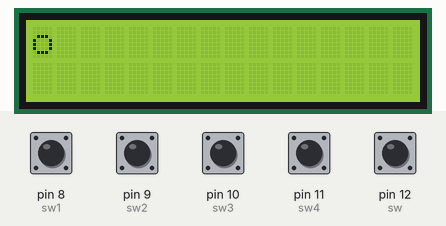
Recording of a sketch running on a simulated Arduino Uno, built with avr-gcc and run on an emulated ATmega328P. On the bench: 16×2 character LCD. Inputs (shaded band) come from the test bench; at power-on: pin 8 (sw1), pin 9 (sw2), pin 10 (sw3), pin 11 (sw4), pin 12 (sw) HIGH. What the sketch prints to the serial monitor is not drawn.

Above: at 1.2 s.
1.3 s: pin 12 (sw) pulled LOW for 0.15 s
At 1.8 s:
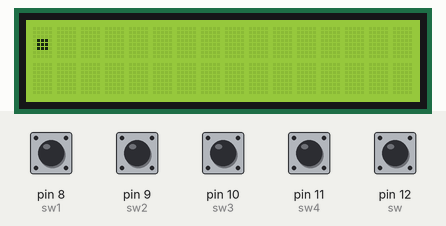
2.9 s: pin 8 (sw1) pulled LOW for 0.15 s
At 4.1 s:
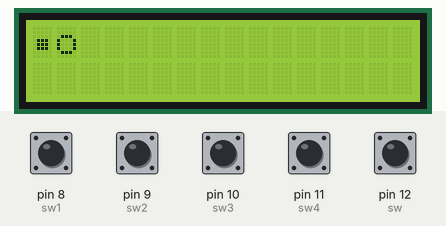
4.5 s: pin 12 (sw) pulled LOW for 1 s
At 5.6 s:
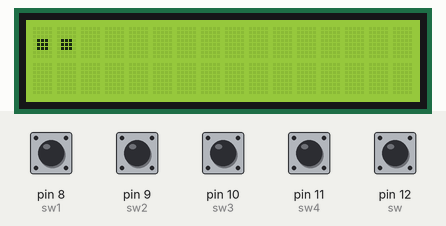
7.0 s: pin 9 (sw2) pulled LOW for 0.15 s
At 7.5 s:
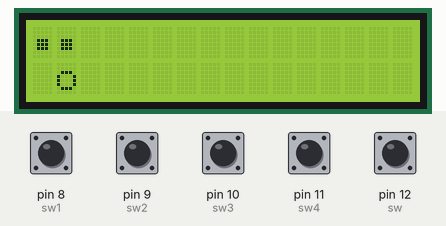
8.6 s: pin 12 (sw) pulled LOW for 0.15 s
At 9.8 s:
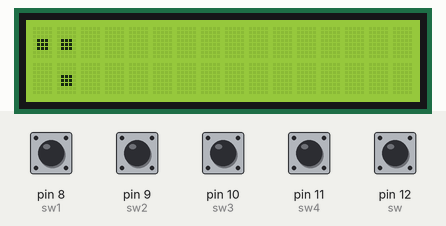
10.2 s: pin 10 (sw3) pulled LOW for 0.15 s
At 11.3 s:
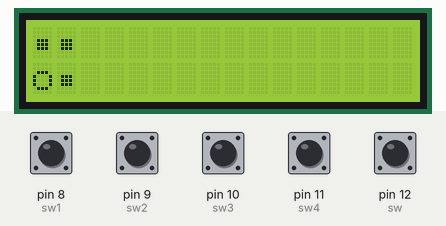
Timing chart, 0 to 12.8 s (numbered marks = the images above; inputs shaded):
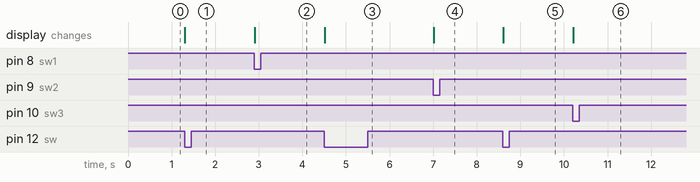

The sketch:

sketch_jan08c.ino
```cpp
#include <LiquidCrystal.h>
LiquidCrystal lcd(2, 3, 4, 5, 6, 7);
int i=0,j=0;
int a,b;
int cnt= 0;
int w,x,y,z;
int ar1[50],ar2[50];

int sw1=8,sw2=9,sw3=10,sw4=11,sw=12;
byte ofill[8]={
    0b00000,
    0b00000,
    0b01110,
    0b11111,
    0b11111,
    0b11111,
    0b01110,
    0b00000
    };
byte circle[8]={
    0b00000,
    0b00000,
    0b01110,
    0b10001,
    0b10001,
    0b10001,
    0b01110,
    0b00000
};
    byte fill[8]={
    0b00000,
    0b00000,
    0b00000,
    0b01110,
    0b01110,
    0b01110,
    0b00000,
    0b00000
    };
void setup()
{
 Serial.begin(9600);
lcd.begin(16,2);
pinMode(sw1,INPUT);
pinMode(sw2,INPUT);
pinMode(sw3,INPUT);
pinMode(sw4,INPUT);
pinMode(sw,INPUT);
lcd.createChar(5,circle);
lcd.createChar(6,fill);
lcd.createChar(7,ofill);
  lcd.setCursor(i,j);
disp();


}
void loop()
{
  digitalWrite(sw,1);
  if(!digitalRead(sw))
  {
    cnt++;
   functn();

  while(!digitalRead(sw))
 digitalWrite(sw,1);
 delay(200);

 }

 digitalWrite(sw1,1);
if(!digitalRead(sw1))
{
  i++;
  if(i>16)
 i=15;
 disp();
 functn();
  while(!digitalRead(sw1))
 digitalWrite(sw1,1);
}
 digitalWrite(sw2,1);
if(!digitalRead(sw2))
{
  j++;
  if(j>2)
 j=1;
  disp();
 functn();
   while(!digitalRead(sw2))
 digitalWrite(sw2,1);
}
digitalWrite(sw3,1);
if(!digitalRead(sw3))
{
  i--;
  if(i<0)
 i=0;
 disp();
 functn();
   while(!digitalRead(sw3))
 digitalWrite(sw3,1);
}
digitalWrite(sw4,1);
if(!digitalRead(sw4))
{
  j--;
  if(j<0)
 j=0;
  disp();
  functn();
   while(!digitalRead(sw4))
 digitalWrite(sw4,1);
}
}
 void disp()
 {
  lcd.clear();
  lcd.setCursor(i,j);

   lcd.write(5);
     }
 void functn()
 {
  Serial.println(cnt);
  ar1[cnt]=i;
  ar2[cnt]=j;
 for(w=0;w<cnt;w++)
 {
  Serial.println(w);
  //Serial.println(ar1[0]);
  //Serial.println(ar2[0]);
  lcd.setCursor(ar1[w],ar2[w]);
  lcd.write(6);

 }
 }
```

Measured:
- after the input at 1.3 s, the display: changes at once (image 1)
- after the input at 2.9 s, the display: changes at once (image 2)
- after the input at 4.5 s, the display: changes at once (image 3)
- after the input at 7.0 s, the display: changes at once (image 4)
- after the input at 8.6 s, the display: changes at once (image 5)
- after the input at 10.2 s, the display: changes at once (image 6)
